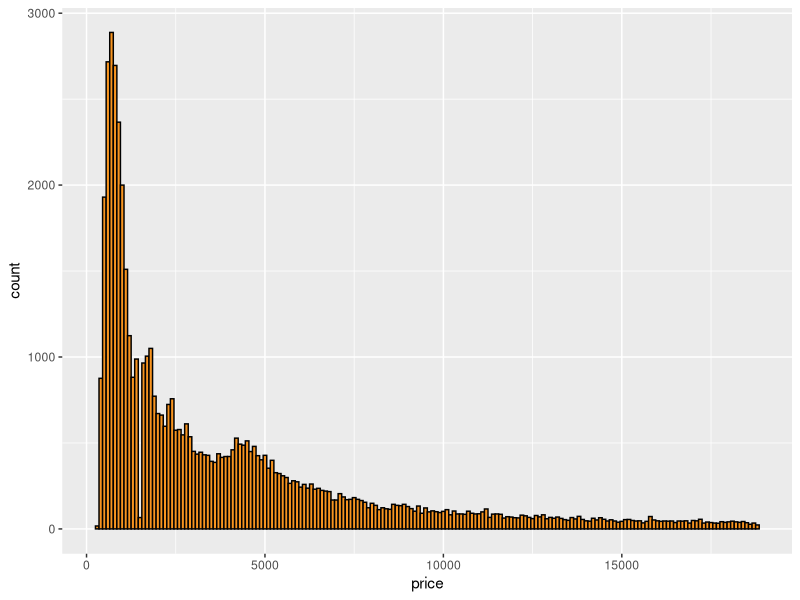
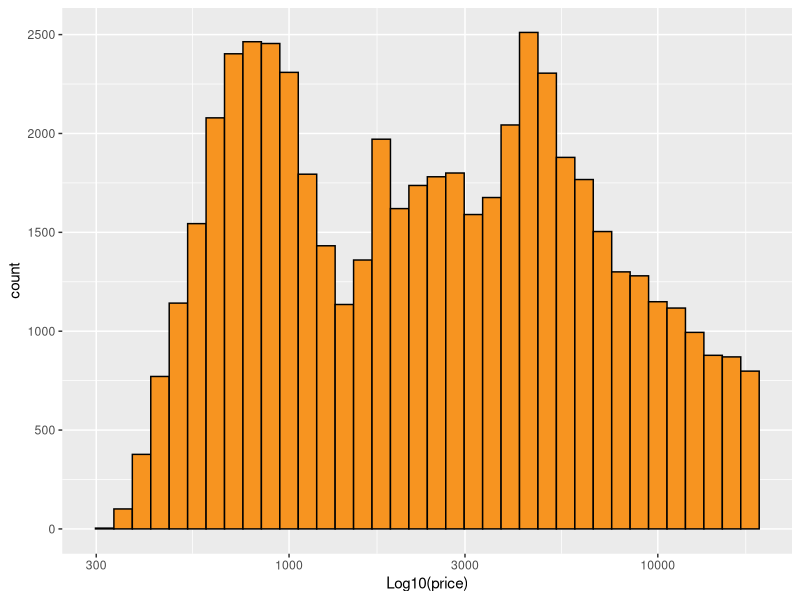
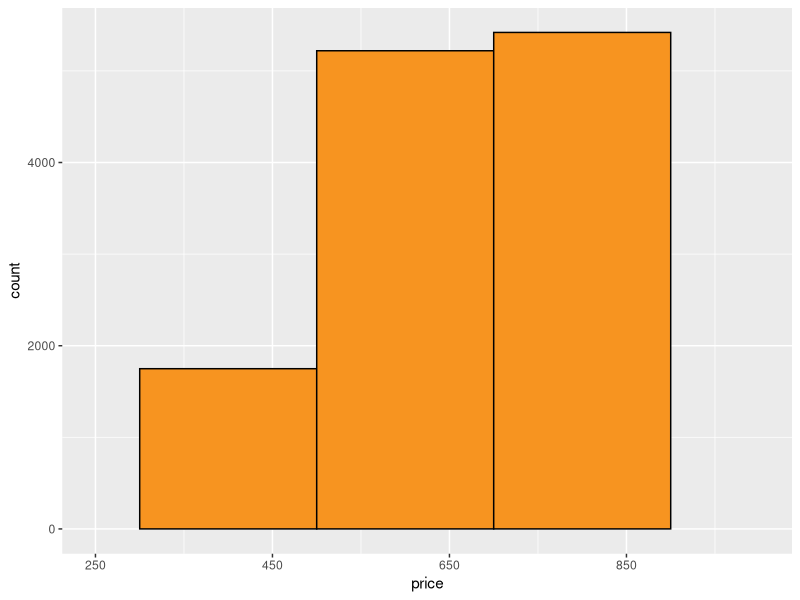
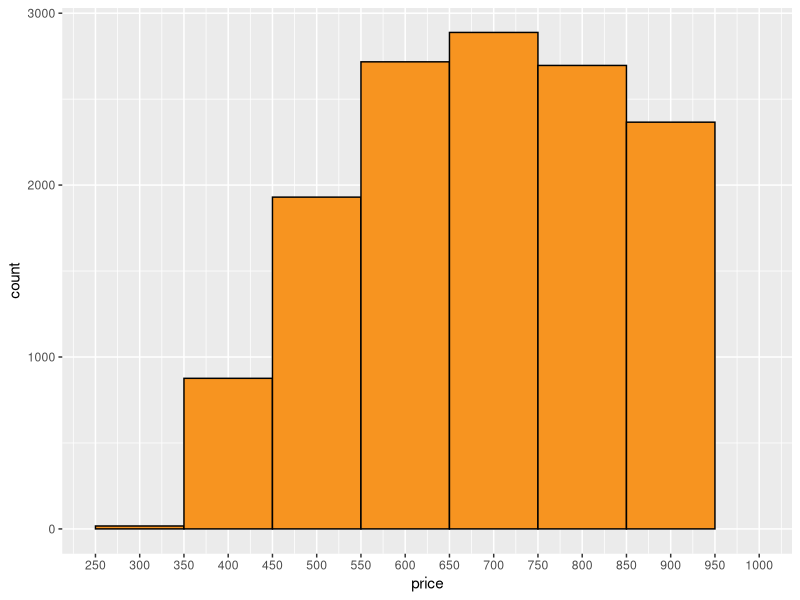
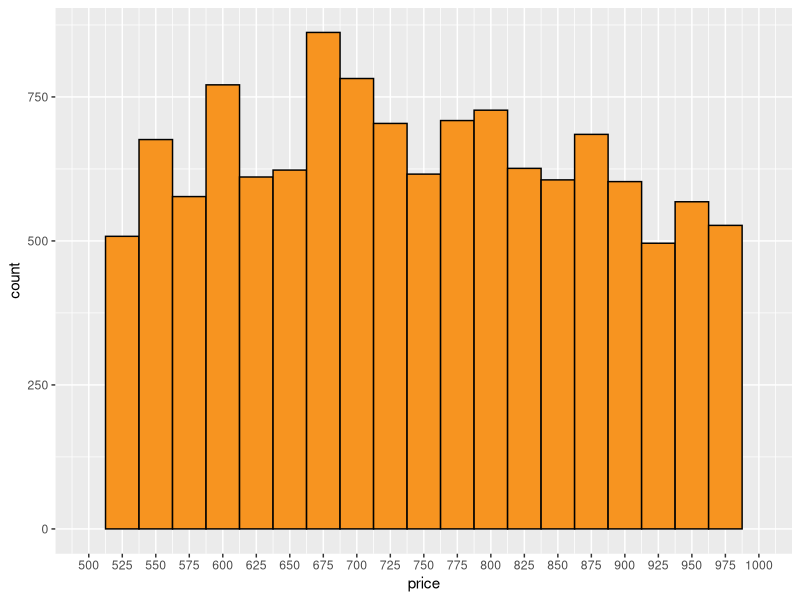
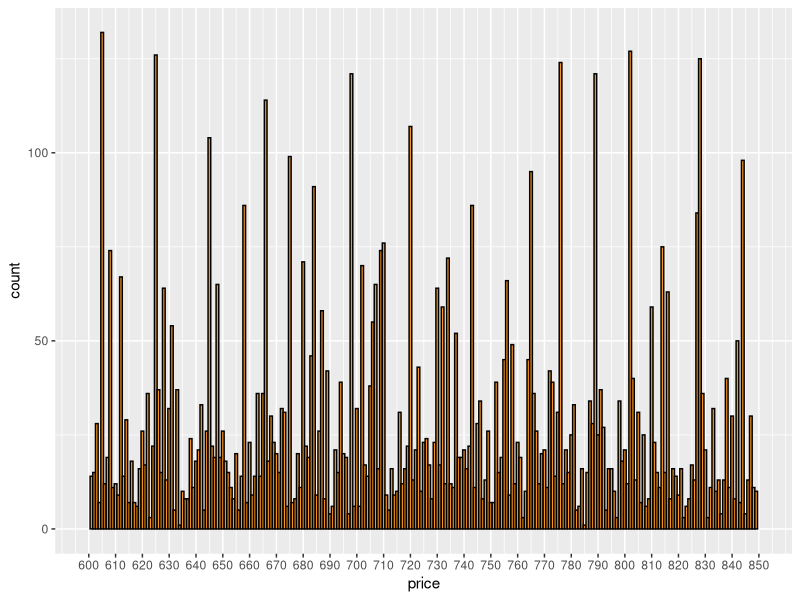
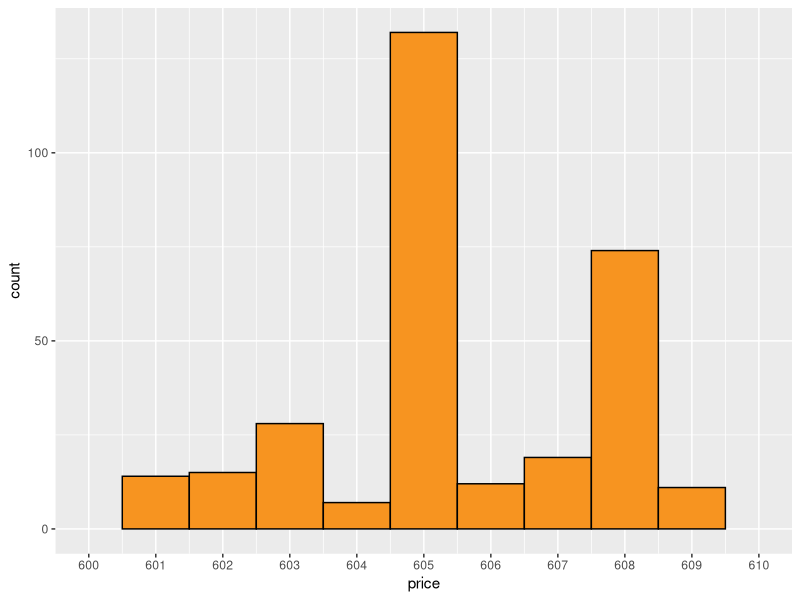
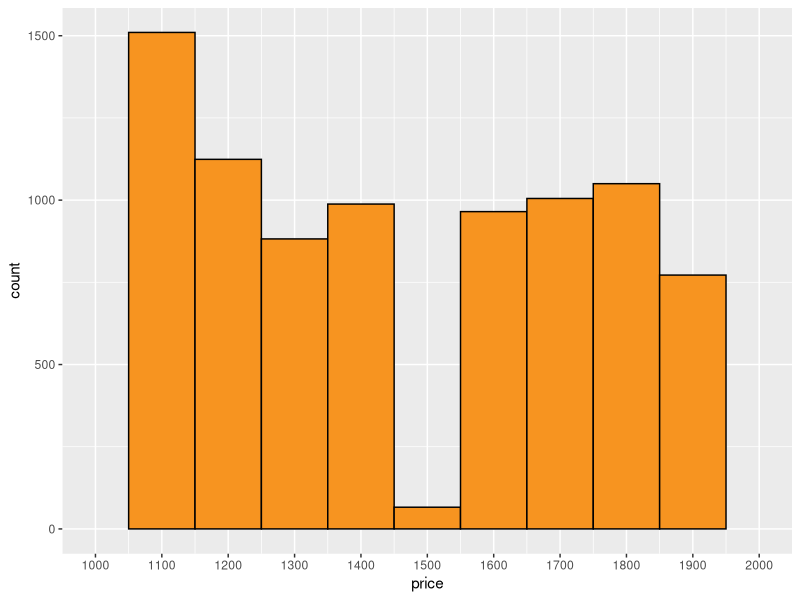

Write R code to recreate these figures, in order.
## ---- chunk 1
library(ggplot2)
data(diamonds)
summary(diamonds)
## ---- chunk 2
?diamonds
## ---- chunk 3
library(ggthemes)
## ---- chunk 4
ggplot(aes(x = price), data = diamonds) + 
  geom_histogram(binwidth = 100,  color = 'black',fill = '#F79420')
## ---- chunk 5
ggplot(aes(x = price), data = diamonds) + 
  geom_histogram(binwidth = .05,  color = 'black',fill = '#F79420') + 
  scale_x_log10()+
  xlab('Log10(price)')
  
## ---- chunk 6
summary(diamonds$price)
## ---- chunk 7
nrow(subset(diamonds, diamonds$price < 500))
## ---- chunk 8
nrow(subset(diamonds, diamonds$price < 250))
## ---- chunk 9
nrow(subset(diamonds, diamonds$price >= 15000))
## ---- chunk 10
ggplot(aes(x = price), data = diamonds) + 
  geom_histogram(binwidth = 200,  color = 'black',fill = '#F79420') +
  scale_x_continuous(limits = c(250, 1000), breaks = seq(250, 1000, 200))

## ---- chunk 11
ggplot(aes(x = price), data = diamonds) + 
  geom_histogram(binwidth = 100,  color = 'black',fill = '#F79420') +
  scale_x_continuous(limits = c(250, 1000), breaks = seq(250, 1000, 50))
## ---- chunk 12
ggplot(aes(x = price), data = diamonds) + 
  geom_histogram(binwidth = 25,  color = 'black',fill = '#F79420') +
  scale_x_continuous(limits = c(500, 1000), breaks = seq(500, 1000, 25))
## ---- chunk 13
ggplot(aes(x = price), data = diamonds) + 
  geom_histogram(binwidth = 1,  color = 'black',fill = '#F79420') +
  scale_x_continuous(limits = c(600, 850), breaks = seq(600, 850, 10))
## ---- chunk 14
ggplot(aes(x = price), data = diamonds) + 
  geom_histogram(binwidth = 1,  color = 'black',fill = '#F79420') +
  scale_x_continuous(limits = c(600, 610), breaks = seq(600, 610, 1))
## ---- chunk 15
ggplot(aes(x = price), data = diamonds) + 
  geom_histogram(binwidth = 100,  color = 'black',fill = '#F79420') +
  scale_x_continuous(limits = c(1000, 2000), breaks = seq(1000, 2000, 100))
## ---- chunk 16
ggplot(aes(x = price), data = diamonds) + 
  geom_histogram(binwidth = 10,  color = 'black',fill = '#F79420') +
  scale_x_continuous(limits = c(1400, 1600), breaks = seq(1400, 1600, 10))
## ---- chunk 17
ggplot(aes(x = price), data = diamonds) + 
  geom_histogram(binwidth = 100,  color = 'black',fill = '#F79420') +
  facet_wrap(~cut,ncol = 1)
## ---- chunk 18
ggplot(aes(x = price), data = diamonds) + 
  geom_histogram(binwidth = .05,  color = 'black',fill = '#F79420') + 
  scale_x_log10()+
  xlab('Log10(price)') +
  facet_wrap(~cut,ncol = 1)
## ---- chunk 19
by(diamonds$price,diamonds$cut,max)
by(diamonds$price,diamonds$cut,min)
by(diamonds$price,diamonds$cut,median)
## ---- chunk 20
# In the two last exercises, we looked at
# the distribution for diamonds by cut.

# Run the code below in R Studio to generate
# the histogram as a reminder.

# ===============================================================

qplot(x = price, data = diamonds) + facet_wrap(~cut)



                                                                               
# ===============================================================

# In the last exercise, we looked at the summary statistics
# for diamond price by cut. If we look at the output table, the
# the median and quartiles are reasonably close to each other.

# diamonds$cut: Fair
#    Min. 1st Qu.  Median    Mean 3rd Qu.    Max. 
#     337    2050    3282    4359    5206   18570 
# ------------------------------------------------------------------------ 
# diamonds$cut: Good
#    Min. 1st Qu.  Median    Mean 3rd Qu.    Max. 
#     327    1145    3050    3929    5028   18790 
# ------------------------------------------------------------------------ 
# diamonds$cut: Very Good
#    Min. 1st Qu.  Median    Mean 3rd Qu.    Max. 
#     336     912    2648    3982    5373   18820 
# ------------------------------------------------------------------------ 
# diamonds$cut: Premium
#    Min. 1st Qu.  Median    Mean 3rd Qu.    Max. 
#     326    1046    3185    4584    6296   18820 
# ------------------------------------------------------------------------ 
# diamonds$cut: Ideal
#    Min. 1st Qu.  Median    Mean 3rd Qu.    Max. 
#     326     878    1810    3458    4678   18810 

# This means the distributions should be somewhat similar,
# but the histograms we created don't show that.

# The 'Fair' and 'Good' diamonds appear to have 
# different distributions compared to the better
# cut diamonds. They seem somewhat uniform
# on the left with long tails on the right.

# Let's look in to this more.

# Look up the documentation for facet_wrap in R Studio.
# Then, scroll back up and add a parameter to facet_wrap so that
# the y-axis in the histograms is not fixed. You want the y-axis to
# be different for each histogram.

# If you want a hint, check out the Instructor Notes.
## ---- chunk 21
ggplot(aes(x = price), data = diamonds) + 
  geom_histogram(binwidth = 100,  color = 'black',fill = '#F79420') +
  facet_wrap(~cut,ncol = 1, scales = 'free')
## ---- chunk 22
ggplot(aes(x = price), data = diamonds) + 
  geom_histogram(binwidth = .05,  color = 'black',fill = '#F79420') + 
  scale_x_log10()+
  xlab('Log10(price)') +
  facet_wrap(~cut,ncol = 1, scales = 'free')
## ---- chunk 23
ggplot(aes(x = price/carat), data = diamonds) + 
  geom_histogram(binwidth = 100,  color = 'black',fill = '#F79420') +
  facet_wrap(~cut,ncol = 1, scales = 'free')
## ---- chunk 24
ggplot(aes(x = price), data = diamonds) + 
  geom_histogram(binwidth = .05,  color = 'black',fill = '#F79420') + 
  scale_x_log10()+
  xlab('Log10(price/carat)') +
  facet_wrap(~cut,ncol = 1, scales = 'free')
